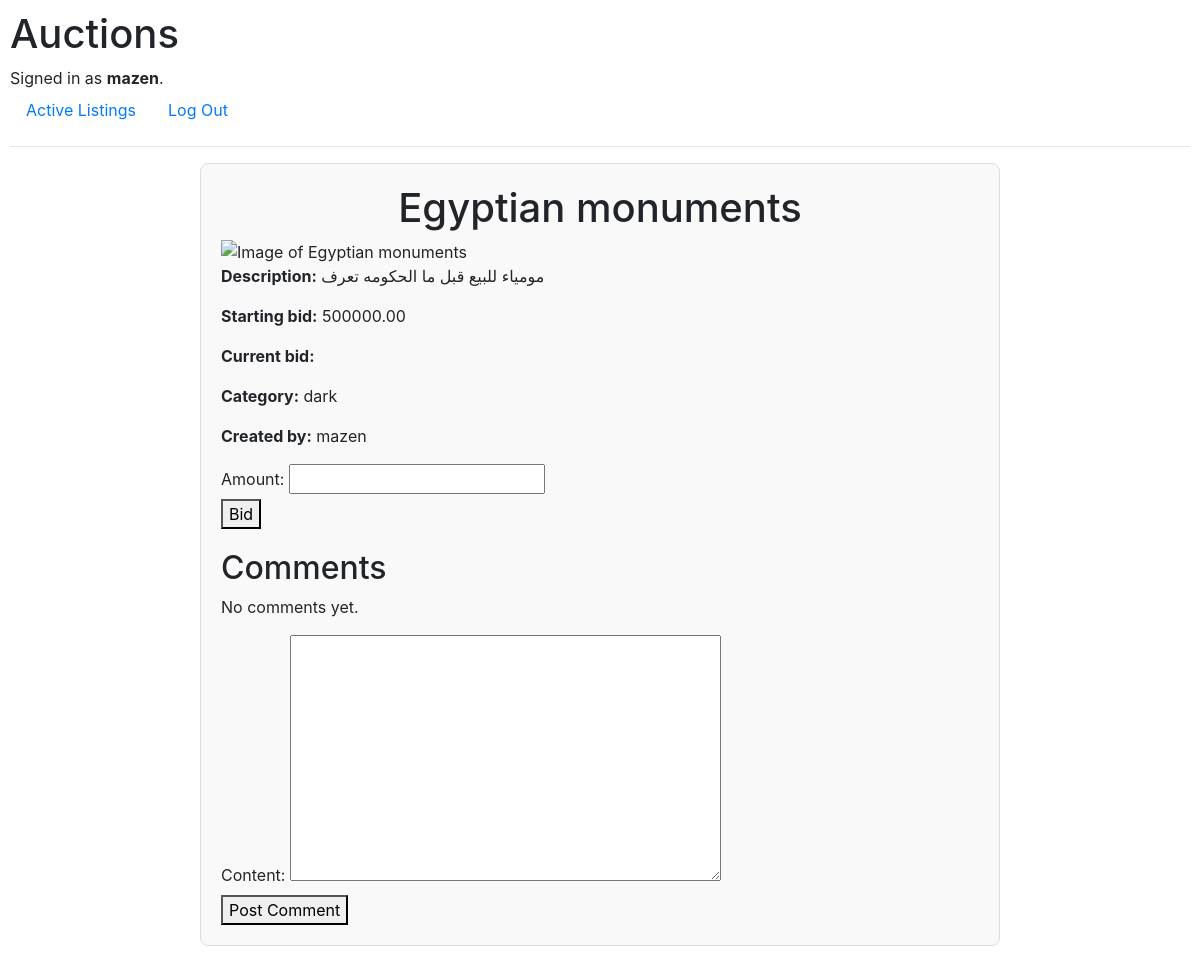
The app's page /listing/5 (signed in) with its own data.
### auctions/models.py (models this page shows, shortened)
class User(AbstractUser):
    pass

class Listing(models.Model):
    title = models.CharField(max_length=100)
    description = models.TextField()
    starting_bid = models.DecimalField(max_digits=10, decimal_places=2)
    image_url = models.URLField(blank=True, null=True)
    category = models.CharField(max_length=50, blank=True, null=True)
    owner = models.ForeignKey(User, on_delete=models.CASCADE, related_name="listings")
    created_at = models.DateTimeField(auto_now_add=True)
    active = models.BooleanField(default=True)  # True = auction is open

### auctions/views.py (the view, shortened to what this page needs)
# urls.py: path("listing/<int:id>", views.detail_view, name="detail"),
@login_required
def detail_view(request, id):
    try:
        auction = Listing.objects.get(pk=id)
    except Listing.DoesNotExist:
        return HttpResponse("Auction not found.", status=404)
    return render(request, "auctions/auctionDetails.html", {
        "auction": auction,
        "comments": auction.comments.all(),
        "BidForm": BidForm(),
        "CommentForm": CommentForm()
    })

### auctions/views.py
class BidForm(forms.ModelForm):
    class Meta:
        model = Bid
        fields = ["amount"]

class CommentForm(forms.ModelForm):
    class Meta:
        model = Comment
        fields = ["content"]

### auctions/templates/auctions/auctionDetails.html (shortened to what this page needs)
{% extends "auctions/layout.html" %}
{% block body %}
<div class="auction-details">
    <h1>{{ auction.title }}</h1>
    {% if auction.image_url != None %}
    <div>
        <img src="{{ auction.image_url }}" alt="Image of {{ auction.title }}">
    </div>
    {% endif %}
    <p><strong>Description:</strong> {{ auction.description }}</p>
    <p><strong>Starting bid:</strong> {{ auction.starting_bid }}</p>
    <p><strong>Current bid:</strong> {{ auction.current_bid }}</p>
    <p><strong>Category:</strong> {{ auction.category }}</p>
    <p><strong>Created by:</strong> {{ auction.owner }}</p>
    <form action="{% url 'auctions:detail' auction.id %}" method="post">
        {{ BidForm }}
        <button type="submit">Bid</button>
    </form>
    <div class="comments-section">
        <h2>Comments</h2>
        {% if comments|length == 0 %}
          <p>No comments yet.</p>
        {% endif %}
    </div>
    <div>
        <form action="{% url 'auctions:detail' auction.id %}" method="post">
            {{ CommentForm }}
            <button type="submit">Post Comment</button>
        </form>
    </div>
{% endblock %}

### auctions/templates/auctions/layout.html (shortened to what this page needs)
{% load static %}
<!DOCTYPE html>
<html lang="en">
    <head>
        <link rel="stylesheet" href="https://stackpath.bootstrapcdn.com/bootstrap/4.4.1/css/bootstrap.min.css">
        <link href="{% static 'auctions/styles.css' %}" rel="stylesheet">
    </head>
    <body>
        <h1>Auctions</h1>
        <div>
            {% if user.is_authenticated %}
                Signed in as <strong>{{ user.username }}</strong>.
            {% else %}
                Not signed in.
            {% endif %}
        </div>
        <ul class="nav">
            <li class="nav-item">
                <a class="nav-link" href="{% url 'auctions:index' %}">Active Listings</a>
            </li>
            {% if user.is_authenticated %}
                <li class="nav-item">
                    <a class="nav-link" href="{% url 'auctions:logout' %}">Log Out</a>
                </li>
            {% endif %}
        </ul>
        <hr>
        {% block body %}
        {% endblock %}
    </body>
</html>

### auctions/static/auctions/styles.css (style rules this page uses)
body { padding: 10px; }

### auctions/templates/auctions/auctionDetails.html (style rules this page uses)
.auction-details { max-width: 800px; margin: 0 auto; padding: 20px; border: 1px solid #ddd; border-radius: 8px; background-color: #f9f9f9; }
.auction-details h1 { text-align: center; }
.auction-details img { max-width: 100%; height: auto; display: block; margin: 0 auto; }
.auction-details p { font-size: 16px; line-height: 1.5; }
.comments-section { margin-top: 20px; }

### records on screen
User: username "mazen"
Listing: title "Egyptian monuments", description "مومياء للبيع قبل ما الحكومه تعرف", starting_bid "500000.00", category "dark", owner "mazen"
